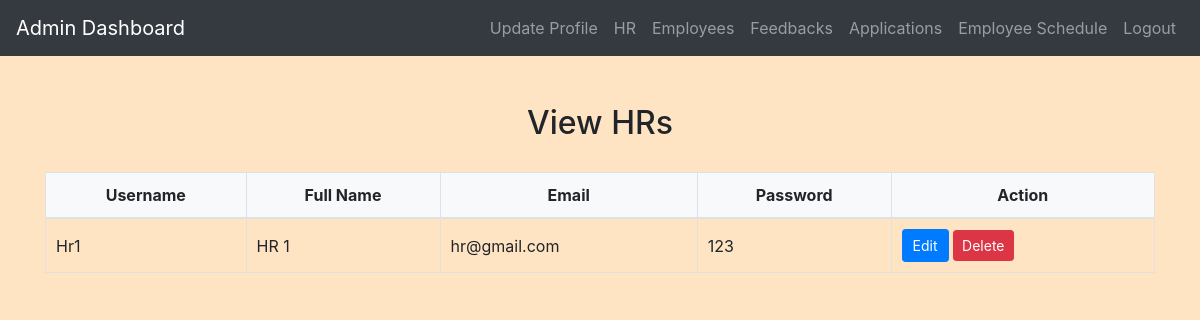
The app's page /admin/view_hrs.php (signed in) with its own data.
### tables this page shows
CREATE TABLE `hr` (
  `hr_id` int(11) NOT NULL,
  `username` varchar(50) DEFAULT NULL,
  `full_name` varchar(100) NOT NULL,
  `email` varchar(100) DEFAULT NULL,
  `password` varchar(255) NOT NULL
);

### admin/view_hrs.php (the view, shortened to what this page needs)
<?php
include('config.php');
?>
<!DOCTYPE html>
<html>
<head>
    <link rel="stylesheet" href="https://maxcdn.bootstrapcdn.com/bootstrap/4.5.2/css/bootstrap.min.css">
    <link rel="stylesheet" href="../css/style.css">
</head>
<body>
<?php
include('admin_navbar.php');
?>
<div class="container mt-5">
    <h2>View HRs</h2>
    <table class="table">
        <thead>
            <tr>
                <th>Username</th>
                <th>Full Name</th>
                <th>Email</th>
                <th>Password</th>
                <th>Action</th>
            </tr>
        </thead>
        <tbody>
            <?php
            $sql = "SELECT * FROM hr";
            $result = mysqli_query($conn, $sql);
            if (mysqli_num_rows($result) > 0) {
                while ($row = mysqli_fetch_assoc($result)) {
                    echo "<tr>";
                    echo "<td>".$row["username"]."</td>";
                    echo "<td>".$row["full_name"]."</td>";
                    echo "<td>".$row["email"]."</td>";
                    echo "<td>".$row["password"]."</td>";
                    echo "<td>
                            <a href='edit_hr.php?hr_id=".$row["hr_id"]."' class='btn btn-primary btn-sm'>Edit</a>
                            <form method='post' action='".htmlspecialchars($_SERVER["PHP_SELF"])."' style='display:inline;'>
                                <input type='hidden' name='hr_id' value='".$row["hr_id"]."'>
                                <button type='submit' name='delete_hr' class='btn btn-danger btn-sm'>Delete</button>
                            </form>
                          </td>";
                    echo "</tr>";
                }
            } else {
                echo "<tr><td colspan='4'>No HRs found</td></tr>";
            }
            ?>
        </tbody>
    </table>
</div>
</body>
</html>

### css/style.css (style rules this page uses)
body { background-color: bisque; }
h1, h2, h3, h4 { text-align: center; margin-top: 30px; margin-bottom: 30px; }
.table { width: 100%; border-collapse: collapse; margin-top: 20px; }
.table th, .table td { padding: 10px; border: 1px solid #dee2e6; }
.table thead th { background-color: #f8f9fa; font-weight: bold; text-align: center; }
.table tbody td { vertical-align: middle; }
.btn-primary { padding: 5px 10px; }

### records on screen
hr: username "Hr1", full_name "HR 1", email "hr@gmail.com", password "123"
